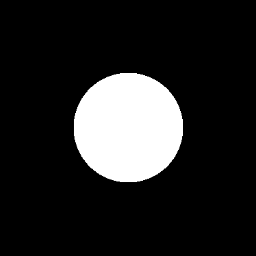

Write the Python code that produced this figure.
#!/usr/bin/env python

# Convert a spherical stencil to a binary image.

# Factory overrides
import vtkmodules.vtkInteractionStyle  # noqa: F401
import vtkmodules.vtkRenderingFreeType  # noqa: F401
import vtkmodules.vtkRenderingOpenGL2  # noqa: F401

from vtkmodules.vtkCommonDataModel import vtkSphere
from vtkmodules.vtkImagingStencil import (
    vtkImageStencilToImage,
    vtkImplicitFunctionToImageStencil,
)
from vtkmodules.vtkRenderingCore import (
    vtkImageActor,
    vtkRenderWindow,
    vtkRenderWindowInteractor,
    vtkRenderer,
)

# Sphere
sphere = vtkSphere()
sphere.SetCenter(128, 128, 0)
sphere.SetRadius(80)

# Convert to stencil
function_to_stencil = vtkImplicitFunctionToImageStencil()
function_to_stencil.SetInput(sphere)
function_to_stencil.SetOutputOrigin(0, 0, 0)
function_to_stencil.SetOutputSpacing(1, 1, 1)
function_to_stencil.SetOutputWholeExtent(0, 255, 0, 255, 0, 0)

# Stencil to binary image
stencil_to_image = vtkImageStencilToImage()
stencil_to_image.SetInputConnection(function_to_stencil.GetOutputPort())
stencil_to_image.SetOutsideValue(0)
stencil_to_image.SetInsideValue(255)
stencil_to_image.Update()

# Display with vtkImageActor
image_actor = vtkImageActor()
image_actor.GetMapper().SetInputConnection(stencil_to_image.GetOutputPort())

# Renderer
renderer = vtkRenderer()
renderer.AddActor(image_actor)

# Window
render_window = vtkRenderWindow()
render_window.AddRenderer(renderer)
render_window.SetSize(256, 256)
render_window.SetWindowName("stencil to image")

# Scene
renderer.ResetCamera()

# Interactor
interactor = vtkRenderWindowInteractor()
interactor.SetRenderWindow(render_window)

interactor.Initialize()
interactor.Start()
